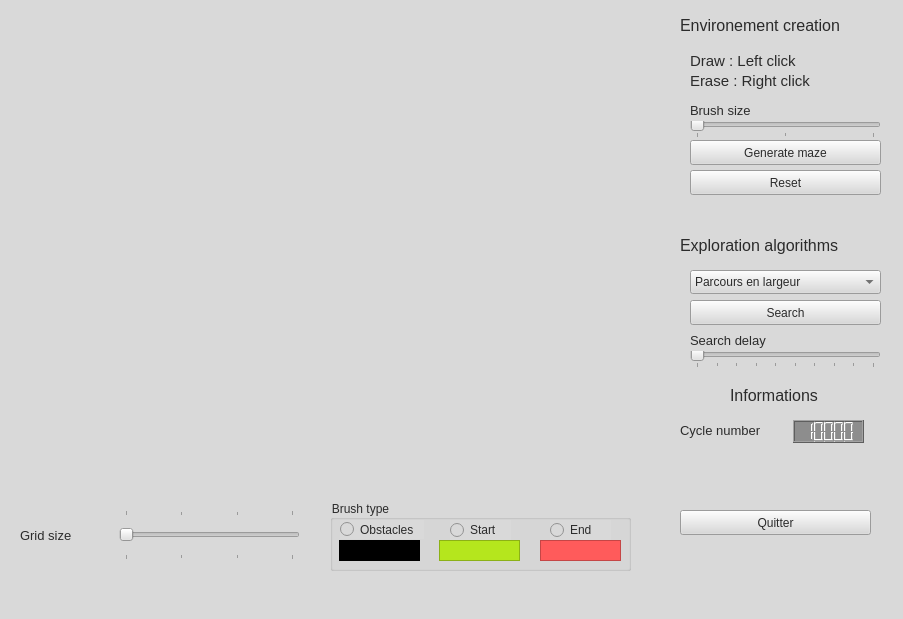
<?xml version="1.0" encoding="UTF-8"?>
<ui version="4.0">
 <class>MainWindow</class>
 <widget class="QMainWindow" name="MainWindow">
  <property name="geometry">
   <rect>
    <x>0</x>
    <y>0</y>
    <width>903</width>
    <height>619</height>
   </rect>
  </property>
  <property name="windowTitle">
   <string>MainWindow</string>
  </property>
  <property name="autoFillBackground">
   <bool>false</bool>
  </property>
  <property name="styleSheet">
   <string notr="true">background-color: rgb(217, 217, 217);
color: rgb(43, 43, 43);</string>
  </property>
  <widget class="QWidget" name="centralwidget">
   <widget class="QPushButton" name="quitButton">
    <property name="geometry">
     <rect>
      <x>680</x>
      <y>510</y>
      <width>191</width>
      <height>25</height>
     </rect>
    </property>
    <property name="text">
     <string>Quitter</string>
    </property>
   </widget>
   <widget class="QWidget" name="verticalLayoutWidget">
    <property name="geometry">
     <rect>
      <x>10</x>
      <y>10</y>
      <width>640</width>
      <height>480</height>
     </rect>
    </property>
    <layout class="QVBoxLayout" name="main_Layout"/>
   </widget>
   <widget class="QLabel" name="Partie_Algo">
    <property name="geometry">
     <rect>
      <x>680</x>
      <y>230</y>
      <width>201</width>
      <height>31</height>
     </rect>
    </property>
    <property name="font">
     <font>
      <pointsize>12</pointsize>
     </font>
    </property>
    <property name="text">
     <string>Exploration algorithms</string>
    </property>
   </widget>
   <widget class="QPushButton" name="serchButton">
    <property name="geometry">
     <rect>
      <x>690</x>
      <y>300</y>
      <width>191</width>
      <height>25</height>
     </rect>
    </property>
    <property name="text">
     <string>Search</string>
    </property>
   </widget>
   <widget class="QComboBox" name="Algo_select">
    <property name="geometry">
     <rect>
      <x>690</x>
      <y>270</y>
      <width>191</width>
      <height>24</height>
     </rect>
    </property>
    <item>
     <property name="text">
      <string>Parcours en largeur</string>
     </property>
    </item>
    <item>
     <property name="text">
      <string>Parcours en profondeur</string>
     </property>
    </item>
    <item>
     <property name="text">
      <string>Algorithme de Dijkstra</string>
     </property>
    </item>
    <item>
     <property name="text">
      <string>Algorithme A* </string>
     </property>
    </item>
    <item>
     <property name="text">
      <string>Exploration par colonie de fourmis</string>
     </property>
    </item>
   </widget>
   <widget class="QLabel" name="Partie_Env">
    <property name="geometry">
     <rect>
      <x>680</x>
      <y>10</y>
      <width>201</width>
      <height>31</height>
     </rect>
    </property>
    <property name="font">
     <font>
      <pointsize>12</pointsize>
     </font>
    </property>
    <property name="text">
     <string>Environement creation</string>
    </property>
   </widget>
   <widget class="QSlider" name="speedSlider">
    <property name="geometry">
     <rect>
      <x>690</x>
      <y>350</y>
      <width>191</width>
      <height>18</height>
     </rect>
    </property>
    <property name="minimum">
     <number>1</number>
    </property>
    <property name="maximum">
     <number>10</number>
    </property>
    <property name="orientation">
     <enum>Qt::Horizontal</enum>
    </property>
    <property name="tickPosition">
     <enum>QSlider::TicksBelow</enum>
    </property>
    <property name="tickInterval">
     <number>1</number>
    </property>
   </widget>
   <widget class="QLabel" name="Partie_Algo_2">
    <property name="geometry">
     <rect>
      <x>690</x>
      <y>330</y>
      <width>121</width>
      <height>21</height>
     </rect>
    </property>
    <property name="font">
     <font>
      <pointsize>10</pointsize>
     </font>
    </property>
    <property name="text">
     <string>Search delay</string>
    </property>
   </widget>
   <widget class="QSlider" name="brush_Size_Slider">
    <property name="geometry">
     <rect>
      <x>690</x>
      <y>120</y>
      <width>191</width>
      <height>18</height>
     </rect>
    </property>
    <property name="minimum">
     <number>1</number>
    </property>
    <property name="maximum">
     <number>3</number>
    </property>
    <property name="orientation">
     <enum>Qt::Horizontal</enum>
    </property>
    <property name="tickPosition">
     <enum>QSlider::TicksBelow</enum>
    </property>
    <property name="tickInterval">
     <number>1</number>
    </property>
   </widget>
   <widget class="QLabel" name="taillePinceauLabel">
    <property name="geometry">
     <rect>
      <x>690</x>
      <y>100</y>
      <width>121</width>
      <height>21</height>
     </rect>
    </property>
    <property name="font">
     <font>
      <pointsize>10</pointsize>
     </font>
    </property>
    <property name="text">
     <string>Brush size</string>
    </property>
   </widget>
   <widget class="QPushButton" name="cityButton">
    <property name="geometry">
     <rect>
      <x>690</x>
      <y>140</y>
      <width>191</width>
      <height>25</height>
     </rect>
    </property>
    <property name="text">
     <string>Generate maze</string>
    </property>
   </widget>
   <widget class="QLabel" name="Partie_Env_2">
    <property name="geometry">
     <rect>
      <x>730</x>
      <y>380</y>
      <width>101</width>
      <height>31</height>
     </rect>
    </property>
    <property name="font">
     <font>
      <pointsize>12</pointsize>
     </font>
    </property>
    <property name="text">
     <string>Informations</string>
    </property>
   </widget>
   <widget class="QLCDNumber" name="cycleNumber">
    <property name="geometry">
     <rect>
      <x>793</x>
      <y>420</y>
      <width>71</width>
      <height>23</height>
     </rect>
    </property>
    <property name="font">
     <font>
      <pointsize>8</pointsize>
      <weight>50</weight>
      <bold>false</bold>
     </font>
    </property>
    <property name="autoFillBackground">
     <bool>false</bool>
    </property>
    <property name="styleSheet">
     <string notr="true">background-color: rgb(141, 141, 141);</string>
    </property>
    <property name="value" stdset="0">
     <double>10000.000000000000000</double>
    </property>
   </widget>
   <widget class="QLabel" name="Partie_Algo_4">
    <property name="geometry">
     <rect>
      <x>680</x>
      <y>420</y>
      <width>111</width>
      <height>21</height>
     </rect>
    </property>
    <property name="font">
     <font>
      <pointsize>10</pointsize>
      <stylestrategy>PreferDefault</stylestrategy>
     </font>
    </property>
    <property name="text">
     <string>Cycle number</string>
    </property>
   </widget>
   <widget class="QPushButton" name="resetButton">
    <property name="geometry">
     <rect>
      <x>690</x>
      <y>170</y>
      <width>191</width>
      <height>25</height>
     </rect>
    </property>
    <property name="text">
     <string>Reset</string>
    </property>
   </widget>
   <widget class="QLabel" name="tailleGrilleLabel">
    <property name="geometry">
     <rect>
      <x>20</x>
      <y>510</y>
      <width>81</width>
      <height>50</height>
     </rect>
    </property>
    <property name="font">
     <font>
      <pointsize>10</pointsize>
      <stylestrategy>PreferDefault</stylestrategy>
     </font>
    </property>
    <property name="text">
     <string>Grid size</string>
    </property>
   </widget>
   <widget class="QSlider" name="gridSideSlider">
    <property name="geometry">
     <rect>
      <x>119</x>
      <y>510</y>
      <width>181</width>
      <height>50</height>
     </rect>
    </property>
    <property name="minimum">
     <number>1</number>
    </property>
    <property name="maximum">
     <number>4</number>
    </property>
    <property name="orientation">
     <enum>Qt::Horizontal</enum>
    </property>
    <property name="tickPosition">
     <enum>QSlider::TicksBothSides</enum>
    </property>
    <property name="tickInterval">
     <number>1</number>
    </property>
   </widget>
   <widget class="QLabel" name="taillePinceauLabel_2">
    <property name="geometry">
     <rect>
      <x>690</x>
      <y>50</y>
      <width>181</width>
      <height>21</height>
     </rect>
    </property>
    <property name="font">
     <font>
      <pointsize>11</pointsize>
     </font>
    </property>
    <property name="text">
     <string>Draw : Left click</string>
    </property>
   </widget>
   <widget class="QLabel" name="taillePinceauLabel_3">
    <property name="geometry">
     <rect>
      <x>690</x>
      <y>70</y>
      <width>191</width>
      <height>21</height>
     </rect>
    </property>
    <property name="font">
     <font>
      <pointsize>11</pointsize>
     </font>
    </property>
    <property name="text">
     <string>Erase : Right click</string>
    </property>
   </widget>
   <widget class="QGroupBox" name="BrushgroupBox">
    <property name="geometry">
     <rect>
      <x>330</x>
      <y>500</y>
      <width>301</width>
      <height>71</height>
     </rect>
    </property>
    <property name="title">
     <string>Brush type</string>
    </property>
    <property name="flat">
     <bool>false</bool>
    </property>
    <widget class="QRadioButton" name="ObstacleradioButton">
     <property name="geometry">
      <rect>
       <x>10</x>
       <y>20</y>
       <width>84</width>
       <height>19</height>
      </rect>
     </property>
     <property name="text">
      <string>Obstacles</string>
     </property>
    </widget>
    <widget class="QRadioButton" name="StartradioButton">
     <property name="geometry">
      <rect>
       <x>120</x>
       <y>20</y>
       <width>61</width>
       <height>20</height>
      </rect>
     </property>
     <property name="text">
      <string>Start</string>
     </property>
    </widget>
    <widget class="QRadioButton" name="EndradioButton">
     <property name="geometry">
      <rect>
       <x>220</x>
       <y>20</y>
       <width>61</width>
       <height>20</height>
      </rect>
     </property>
     <property name="text">
      <string>End</string>
     </property>
    </widget>
    <widget class="QFrame" name="Obstacleframe">
     <property name="geometry">
      <rect>
       <x>9</x>
       <y>40</y>
       <width>81</width>
       <height>21</height>
      </rect>
     </property>
     <property name="styleSheet">
      <string notr="true">background-color: rgb(0, 0, 0);</string>
     </property>
     <property name="frameShape">
      <enum>QFrame::StyledPanel</enum>
     </property>
     <property name="frameShadow">
      <enum>QFrame::Raised</enum>
     </property>
    </widget>
    <widget class="QFrame" name="Obstacleframe_2">
     <property name="geometry">
      <rect>
       <x>109</x>
       <y>40</y>
       <width>81</width>
       <height>21</height>
      </rect>
     </property>
     <property name="styleSheet">
      <string notr="true">background-color: rgb(181,230,29);</string>
     </property>
     <property name="frameShape">
      <enum>QFrame::StyledPanel</enum>
     </property>
     <property name="frameShadow">
      <enum>QFrame::Raised</enum>
     </property>
    </widget>
    <widget class="QFrame" name="Obstacleframe_3">
     <property name="geometry">
      <rect>
       <x>210</x>
       <y>40</y>
       <width>81</width>
       <height>21</height>
      </rect>
     </property>
     <property name="styleSheet">
      <string notr="true">background-color: rgb(255,91,91);</string>
     </property>
     <property name="frameShape">
      <enum>QFrame::StyledPanel</enum>
     </property>
     <property name="frameShadow">
      <enum>QFrame::Raised</enum>
     </property>
    </widget>
   </widget>
  </widget>
  <widget class="QMenuBar" name="menubar">
   <property name="geometry">
    <rect>
     <x>0</x>
     <y>0</y>
     <width>903</width>
     <height>25</height>
    </rect>
   </property>
  </widget>
  <widget class="QStatusBar" name="statusbar"/>
 </widget>
 <resources/>
 <connections>
  <connection>
   <sender>quitButton</sender>
   <signal>clicked()</signal>
   <receiver>MainWindow</receiver>
   <slot>close()</slot>
   <hints>
    <hint type="sourcelabel">
     <x>837</x>
     <y>530</y>
    </hint>
    <hint type="destinationlabel">
     <x>799</x>
     <y>482</y>
    </hint>
   </hints>
  </connection>
 </connections>
</ui>
